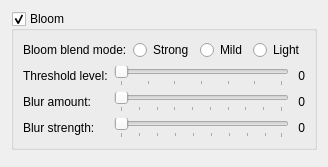
     <widget class="QWidget" name="postFilterTab">
      <property name="sizePolicy">
       <sizepolicy hsizetype="Preferred" vsizetype="Preferred">
        <horstretch>0</horstretch>
        <verstretch>0</verstretch>
       </sizepolicy>
      </property>
      <attribute name="title">
       <string>Post filters</string>
      </attribute>
      <layout class="QVBoxLayout" name="postFilterVerticalLayout">
       <item>
        <widget class="QGroupBox" name="bloomGroupBox">
         <property name="title">
          <string>Bloom</string>
         </property>
         <property name="checkable">
          <bool>true</bool>
         </property>
         <property name="checked">
          <bool>true</bool>
         </property>
         <layout class="QVBoxLayout" name="verticalLayout_15">
          <item>
           <layout class="QHBoxLayout" name="horizontalLayout_6">
            <item>
             <widget class="QLabel" name="bloomBlendModeLabel">
              <property name="text">
               <string>Bloom blend mode:</string>
              </property>
             </widget>
            </item>
            <item>
             <widget class="QRadioButton" name="bloomStrongRadioButton">
              <property name="text">
               <string>Strong</string>
              </property>
              <attribute name="buttonGroup">
               <string notr="true">bloomBlendModeButtonGroup</string>
              </attribute>
             </widget>
            </item>
            <item>
             <widget class="QRadioButton" name="bloomMildRadioButton">
              <property name="text">
               <string>Mild</string>
              </property>
              <attribute name="buttonGroup">
               <string notr="true">bloomBlendModeButtonGroup</string>
              </attribute>
             </widget>
            </item>
            <item>
             <widget class="QRadioButton" name="bloomLightRadioButton">
              <property name="text">
               <string>Light</string>
              </property>
              <attribute name="buttonGroup">
               <string notr="true">bloomBlendModeButtonGroup</string>
              </attribute>
             </widget>
            </item>
           </layout>
          </item>
          <item>
           <layout class="QGridLayout" name="gridLayout_3">
            <item row="0" column="1">
             <widget class="QSlider" name="bloomThresholdSlider">
              <property name="minimum">
               <number>2</number>
              </property>
              <property name="maximum">
               <number>8</number>
              </property>
              <property name="orientation">
               <enum>Qt::Horizontal</enum>
              </property>
              <property name="tickPosition">
               <enum>QSlider::TicksBelow</enum>
              </property>
              <property name="tickInterval">
               <number>1</number>
              </property>
             </widget>
            </item>
            <item row="1" column="0">
             <widget class="QLabel" name="label_20">
              <property name="text">
               <string>Blur amount:</string>
              </property>
             </widget>
            </item>
            <item row="1" column="1">
             <widget class="QSlider" name="blurAmountSlider">
              <property name="minimum">
               <number>1</number>
              </property>
              <property name="maximum">
               <number>10</number>
              </property>
              <property name="orientation">
               <enum>Qt::Horizontal</enum>
              </property>
              <property name="tickPosition">
               <enum>QSlider::TicksBelow</enum>
              </property>
              <property name="tickInterval">
               <number>1</number>
              </property>
             </widget>
            </item>
            <item row="0" column="0">
             <widget class="QLabel" name="label_19">
              <property name="text">
               <string>Threshold level:</string>
              </property>
             </widget>
            </item>
            <item row="2" column="0">
             <widget class="QLabel" name="label_21">
              <property name="text">
               <string>Blur strength:</string>
              </property>
             </widget>
            </item>
            <item row="2" column="1">
             <widget class="QSlider" name="blurStrengthSlider">
              <property name="minimum">
               <number>10</number>
              </property>
              <property name="maximum">
               <number>99</number>
              </property>
              <property name="orientation">
               <enum>Qt::Horizontal</enum>
              </property>
              <property name="tickPosition">
               <enum>QSlider::TicksBelow</enum>
              </property>
              <property name="tickInterval">
               <number>10</number>
              </property>
             </widget>
            </item>
            <item row="0" column="2">
             <widget class="QLabel" name="label_4">
              <property name="text">
               <string> 0</string>
              </property>
             </widget>
            </item>
            <item row="1" column="2">
             <widget class="QLabel" name="label_22">
              <property name="text">
               <string> 0</string>
              </property>
             </widget>
            </item>
            <item row="2" column="2">
             <widget class="QLabel" name="label_23">
              <property name="sizePolicy">
               <sizepolicy hsizetype="Fixed" vsizetype="Preferred">
                <horstretch>0</horstretch>
                <verstretch>0</verstretch>
               </sizepolicy>
              </property>
              <property name="text">
               <string> 0</string>
              </property>
             </widget>
            </item>
           </layout>
          </item>
         </layout>
        </widget>
       </item>
       <item>
        <widget class="QWidget" name="widget_3" native="true"/>
       </item>
      </layout>
     </widget>
